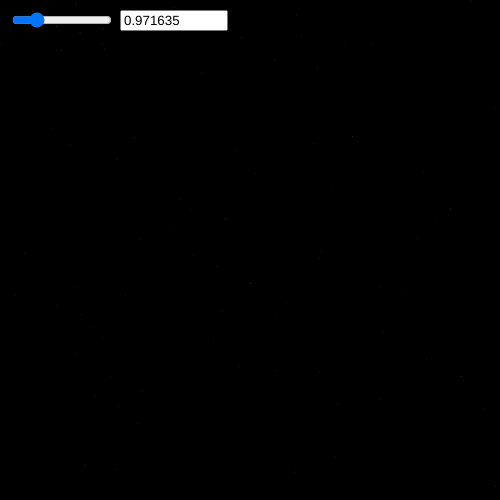
Frame 1 (no input)
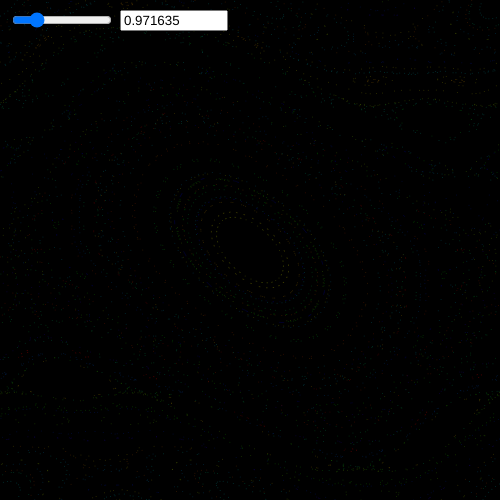
Frame 60 (no input)
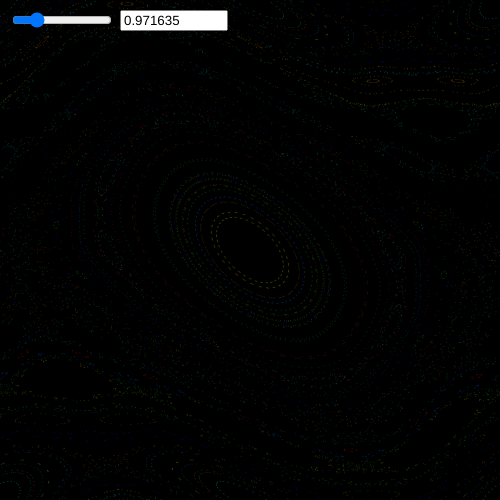
Frame 120 (the mouse pressed at the canvas centre since frame 60)

The p5.js sketch that drew these frames (run headless with seeded random() and noise() and a simulated clock; from frame 60 on, the mouse is pressed at the canvas centre):

// p5.js sketch
// ── sketch.js
// standard map poincare map
// lynntf January 2020

max_iters = 2000;
startup = 5;
xmin = 0;
xmax = 0;
ymin = 0;
ymax = 0;
maxnum = 100;
maxexposures = 10000000;
num = 0;
exposures = 0;
min_dim = 500;
dimx = 500;
dimy = 500;
shift_x = 0;
shift_y = 0;
m = 0;
q = 0;
K = 0.971635;
A = 1.0;
B = 0.0;
C = 0.0;
let slider;
// let inp;

let travelers = [];

function setup() {
  slider = createSlider(0,4,0.8,0.000001);
  slider.position(10,10);
  slider.style('width', '100px');
  slider.input(sliderFunction);
  inp = createInput(K);
  inp.position(120, 10);
  inp.size(100);
  inp.input(inputFunction);
  // slider.style('width', '100px')
  ymax = 2*PI;
  xmax = 2*PI;
  shift_x = PI;
  // shift_x = 0;
  shift_y = 0;
  var canvas = createCanvas(500, 500);
  // canvas.parent('p5sketch');
  background(0,0,0);
  colorMode(HSB);
  for (i = 0; i < maxnum; i++) {
    travelers[i] = new traveler(i);
    num++;
  }
}

function inputFunction(){
  slider.value(inp.value());
}
function sliderFunction(){
  inp.value(slider.value());
}

function draw() {
  if (exposures < maxexposures) {
    for (i = 0; i < maxnum; i++) {
      travelers[i].draw();
    }
    exposures += num;
  }
  q++;
  if (q > 15) {
    q = 0;
    m = 0;
  }
}

function touchStarted() {
  m++;
  q = 0;
  if (m > 1) {
    exposures = 0;
    background(0);
    for (i = 0; i < maxnum; i++) {
      travelers[i].rebirth();
    }
    m = 0;
    if (K == slider.value()){
      K = 4*random();
      slider.value(K);
    } else {
      K = slider.value();
    }
    console.log("K = ",K);
    inp.value(K); 
  }
}


class traveler {
  constructor(i) {
    this.x = random()*(xmax - xmin) + xmin;
    this.xo = this.x;
    this.y = random()*(ymax - ymin) + ymin;
    this.yo = this.y;
    this.xn = 0;
    this.yn = 0;
    this.xp = 0;
    this.yp = 0;
    this.age = 0;
    this.hue = random();
  }

  draw() {
    this.xn = (this.x + K*sin(this.y) + 2*PI)%(2*PI);
    this.yn = (this.y + this.xn + 2*PI)%(2*PI);
    this.x = this.xn;
    this.y = this.yn;
    if (i > startup) {
      this.xp = (this.x - shift_x + 2*PI)%(2*PI);
      this.yp = (this.y - shift_y + 2*PI)%(2*PI);
      // this.xp = (this.x + K*sin(this.y)/2 - shift_x + 2*PI)%(2*PI);
      // this.yp = (this.y + this.x - shift_y + 2*PI)%(2*PI);
      this.xp = (this.xp - xmin) / (xmax - xmin) * dimx;
      this.yp = (this.yp - ymin) / (ymax - ymin) * dimy;
      // stroke(this.xo*255/(2*PI), this.yo*255/(2*PI), 255, 0.1);
      stroke(this.hue*255, 255, 255, 0.2);
      point(this.yp, this.xp);
    }
    this.age++;
    if (this.age > max_iters) {
      this.rebirth();
    }
  }

  rebirth() {
    this.x = random()*(xmax - xmin) + xmin;
    this.xo = this.x;
    this.y = random()*(ymax - ymin) + ymin;
    this.yo = this.y;
    this.age = 0;
    this.hue = random();
  }
}

// ── style.css
html, body {
  margin: 0;
  padding: 0;
}

#p5sketch {
   text-align:center;
   width: 50%;
   margin: 0 auto;
}

canvas {
   display: inline;
}
